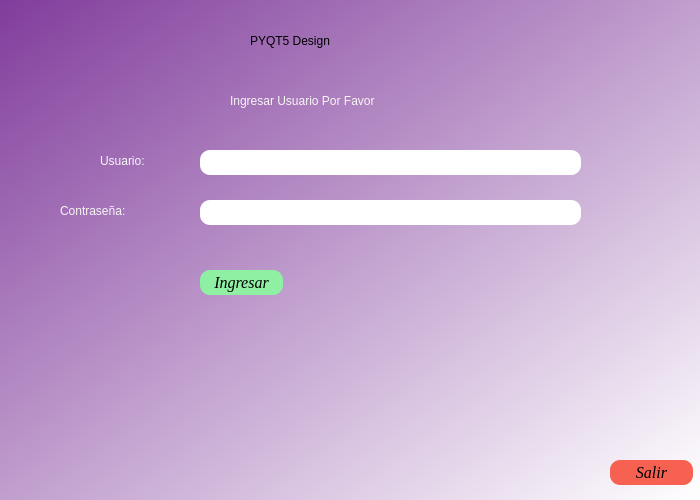
<?xml version="1.0" encoding="UTF-8"?>
<ui version="4.0">
 <class>Form</class>
 <widget class="QWidget" name="Form">
  <property name="geometry">
   <rect>
    <x>0</x>
    <y>0</y>
    <width>700</width>
    <height>500</height>
   </rect>
  </property>
  <property name="minimumSize">
   <size>
    <width>700</width>
    <height>500</height>
   </size>
  </property>
  <property name="maximumSize">
   <size>
    <width>700</width>
    <height>500</height>
   </size>
  </property>
  <property name="cursor">
   <cursorShape>ArrowCursor</cursorShape>
  </property>
  <property name="focusPolicy">
   <enum>Qt::ClickFocus</enum>
  </property>
  <property name="contextMenuPolicy">
   <enum>Qt::ActionsContextMenu</enum>
  </property>
  <property name="windowTitle">
   <string>Form</string>
  </property>
  <property name="styleSheet">
   <string notr="true">QWidget#Form{
background-color: qlineargradient(spread:pad, x1:0, y1:0, x2:1, y2:1, stop:0 rgba(129, 61, 156, 255), stop:1 rgba(255, 255, 255, 255));}</string>
  </property>
  <widget class="QLabel" name="label">
   <property name="geometry">
    <rect>
     <x>250</x>
     <y>10</y>
     <width>241</width>
     <height>61</height>
    </rect>
   </property>
   <property name="styleSheet">
    <string notr="true">color: rgb(0, 0, 0);
font: 25pt &quot;DejaVu Sans&quot;;</string>
   </property>
   <property name="text">
    <string>PYQT5 Design</string>
   </property>
  </widget>
  <widget class="QLabel" name="label_2">
   <property name="geometry">
    <rect>
     <x>230</x>
     <y>70</y>
     <width>271</width>
     <height>61</height>
    </rect>
   </property>
   <property name="styleSheet">
    <string notr="true">color: rgb(246, 245, 244);
font: 15pt &quot;DejaVu Sans&quot;;</string>
   </property>
   <property name="text">
    <string>Ingresar Usuario Por Favor</string>
   </property>
  </widget>
  <widget class="QLabel" name="label_3">
   <property name="geometry">
    <rect>
     <x>100</x>
     <y>130</y>
     <width>91</width>
     <height>61</height>
    </rect>
   </property>
   <property name="styleSheet">
    <string notr="true">color: rgb(246, 245, 244);
font: 15pt &quot;DejaVu Sans&quot;;</string>
   </property>
   <property name="text">
    <string>Usuario:</string>
   </property>
  </widget>
  <widget class="QLabel" name="label_4">
   <property name="geometry">
    <rect>
     <x>60</x>
     <y>180</y>
     <width>141</width>
     <height>61</height>
    </rect>
   </property>
   <property name="styleSheet">
    <string notr="true">color: rgb(246, 245, 244);
font: 15pt &quot;DejaVu Sans&quot;;</string>
   </property>
   <property name="text">
    <string>Contraseña:</string>
   </property>
  </widget>
  <widget class="QLineEdit" name="lineEdit">
   <property name="geometry">
    <rect>
     <x>200</x>
     <y>150</y>
     <width>381</width>
     <height>25</height>
    </rect>
   </property>
   <property name="styleSheet">
    <string notr="true">border-radius: 10px; </string>
   </property>
  </widget>
  <widget class="QLineEdit" name="lineEdit_2">
   <property name="geometry">
    <rect>
     <x>200</x>
     <y>200</y>
     <width>381</width>
     <height>25</height>
    </rect>
   </property>
   <property name="styleSheet">
    <string notr="true">border-radius: 10px; </string>
   </property>
   <property name="echoMode">
    <enum>QLineEdit::Password</enum>
   </property>
  </widget>
  <widget class="QPushButton" name="pushButton">
   <property name="enabled">
    <bool>true</bool>
   </property>
   <property name="geometry">
    <rect>
     <x>200</x>
     <y>270</y>
     <width>83</width>
     <height>25</height>
    </rect>
   </property>
   <property name="font">
    <font>
     <family>Liberation Serif</family>
     <pointsize>12</pointsize>
     <italic>true</italic>
    </font>
   </property>
   <property name="cursor">
    <cursorShape>PointingHandCursor</cursorShape>
   </property>
   <property name="focusPolicy">
    <enum>Qt::TabFocus</enum>
   </property>
   <property name="toolTip">
    <string extracomment="Dar click"/>
   </property>
   <property name="styleSheet">
    <string notr="true">background-color: rgb(143, 240, 164);
border-radius: 10px; </string>
   </property>
   <property name="text">
    <string>Ingresar</string>
   </property>
   <property name="checkable">
    <bool>false</bool>
   </property>
   <property name="autoDefault">
    <bool>false</bool>
   </property>
  </widget>
  <widget class="QPushButton" name="pushButton_2">
   <property name="enabled">
    <bool>true</bool>
   </property>
   <property name="geometry">
    <rect>
     <x>610</x>
     <y>460</y>
     <width>83</width>
     <height>25</height>
    </rect>
   </property>
   <property name="font">
    <font>
     <family>Liberation Serif</family>
     <pointsize>12</pointsize>
     <italic>true</italic>
    </font>
   </property>
   <property name="cursor">
    <cursorShape>PointingHandCursor</cursorShape>
   </property>
   <property name="focusPolicy">
    <enum>Qt::TabFocus</enum>
   </property>
   <property name="toolTip">
    <string extracomment="Dar click"/>
   </property>
   <property name="styleSheet">
    <string notr="true">background-color: rgb(246, 97, 81);
border-radius:10px; </string>
   </property>
   <property name="text">
    <string>Salir</string>
   </property>
   <property name="checkable">
    <bool>false</bool>
   </property>
   <property name="autoDefault">
    <bool>false</bool>
   </property>
  </widget>
  <widget class="QLabel" name="label_5">
   <property name="geometry">
    <rect>
     <x>210</x>
     <y>240</y>
     <width>371</width>
     <height>17</height>
    </rect>
   </property>
   <property name="styleSheet">
    <string notr="true">font: 75 italic 10pt &quot;Fira Mono&quot;;
color: red;</string>
   </property>
   <property name="text">
    <string/>
   </property>
  </widget>
 </widget>
 <resources/>
 <connections/>
</ui>
